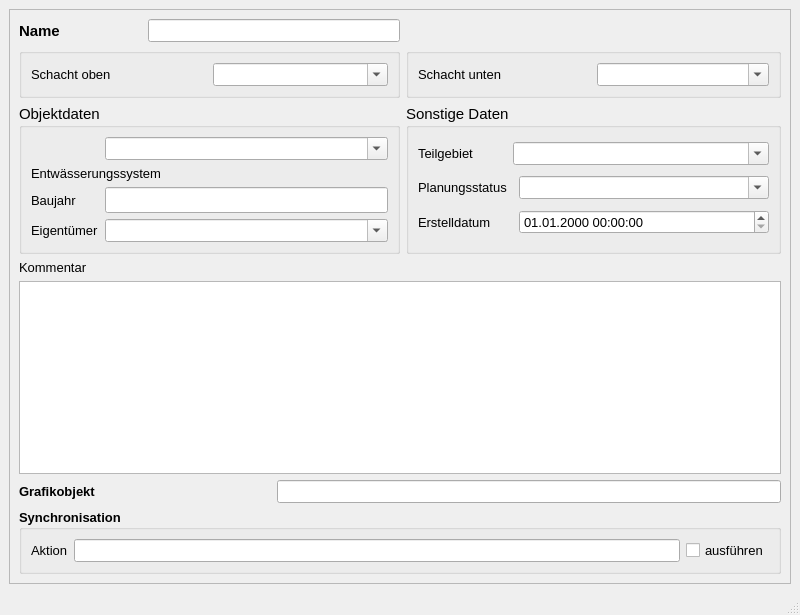
<?xml version="1.0" encoding="UTF-8"?>
<ui version="4.0">
 <class>MainWindow</class>
 <widget class="QMainWindow" name="MainWindow">
  <property name="geometry">
   <rect>
    <x>0</x>
    <y>0</y>
    <width>800</width>
    <height>615</height>
   </rect>
  </property>
  <property name="minimumSize">
   <size>
    <width>680</width>
    <height>520</height>
   </size>
  </property>
  <property name="font">
   <font>
    <family>Tahoma</family>
    <pointsize>10</pointsize>
   </font>
  </property>
  <property name="windowTitle">
   <string>Pumpe</string>
  </property>
  <widget class="QWidget" name="centralwidget">
   <layout class="QGridLayout" name="gridLayout">
    <item row="0" column="0">
     <widget class="QScrollArea" name="scrollArea">
      <property name="widgetResizable">
       <bool>true</bool>
      </property>
      <widget class="QWidget" name="scrollAreaWidgetContents">
       <property name="geometry">
        <rect>
         <x>0</x>
         <y>0</y>
         <width>776</width>
         <height>538</height>
        </rect>
       </property>
       <layout class="QGridLayout" name="gridLayout_2">
        <item row="0" column="0">
         <widget class="QLabel" name="label">
          <property name="font">
           <font>
            <family>Tahoma</family>
            <pointsize>11</pointsize>
            <weight>75</weight>
            <bold>true</bold>
           </font>
          </property>
          <property name="text">
           <string>Name</string>
          </property>
         </widget>
        </item>
        <item row="0" column="1" colspan="2">
         <widget class="QLineEdit" name="haltnam">
          <property name="toolTip">
           <string>&lt;html&gt;&lt;head/&gt;&lt;body&gt;&lt;p&gt;Eindeutige Bezeichnung&lt;/p&gt;&lt;/body&gt;&lt;/html&gt;</string>
          </property>
          <property name="statusTip">
           <string>Eindeutige Bezeichnung</string>
          </property>
         </widget>
        </item>
        <item row="1" column="0" colspan="3">
         <widget class="QGroupBox" name="groupBox">
          <property name="font">
           <font>
            <family>Tahoma</family>
            <pointsize>11</pointsize>
           </font>
          </property>
          <property name="title">
           <string/>
          </property>
          <layout class="QGridLayout" name="gridLayout_3">
           <item row="0" column="0">
            <widget class="QLabel" name="label_3">
             <property name="font">
              <font>
               <family>Tahoma</family>
               <pointsize>10</pointsize>
              </font>
             </property>
             <property name="text">
              <string>Schacht oben</string>
             </property>
            </widget>
           </item>
           <item row="0" column="1">
            <widget class="QComboBox" name="schoben">
             <property name="font">
              <font>
               <family>Tahoma</family>
               <pointsize>10</pointsize>
              </font>
             </property>
             <property name="toolTip">
              <string>&lt;html&gt;&lt;head/&gt;&lt;body&gt;&lt;p&gt;&lt;span style=&quot; font-family:'Calibri','sans-serif';&quot;&gt;Name des oberen Schachts&lt;/span&gt;&lt;/p&gt;&lt;/body&gt;&lt;/html&gt;</string>
             </property>
             <property name="statusTip">
              <string>Name des oberen Schachts</string>
             </property>
             <property name="editable">
              <bool>true</bool>
             </property>
            </widget>
           </item>
          </layout>
         </widget>
        </item>
        <item row="1" column="3">
         <widget class="QGroupBox" name="groupBox_4">
          <property name="font">
           <font>
            <family>Tahoma</family>
            <pointsize>11</pointsize>
           </font>
          </property>
          <property name="title">
           <string/>
          </property>
          <layout class="QGridLayout" name="gridLayout_4">
           <item row="0" column="0">
            <widget class="QLabel" name="label_9">
             <property name="font">
              <font>
               <family>Tahoma</family>
               <pointsize>10</pointsize>
              </font>
             </property>
             <property name="text">
              <string>Schacht unten</string>
             </property>
            </widget>
           </item>
           <item row="0" column="1">
            <widget class="QComboBox" name="schunten">
             <property name="font">
              <font>
               <family>Tahoma</family>
               <pointsize>10</pointsize>
              </font>
             </property>
             <property name="toolTip">
              <string>&lt;html&gt;&lt;head/&gt;&lt;body&gt;&lt;p&gt;&lt;span style=&quot; font-family:'Calibri','sans-serif';&quot;&gt;Name des unteren Schachts&lt;/span&gt;&lt;/p&gt;&lt;/body&gt;&lt;/html&gt;</string>
             </property>
             <property name="statusTip">
              <string>Name des unteren Schachts</string>
             </property>
             <property name="editable">
              <bool>true</bool>
             </property>
            </widget>
           </item>
          </layout>
         </widget>
        </item>
        <item row="2" column="0" colspan="3">
         <widget class="QGroupBox" name="groupBox_2">
          <property name="font">
           <font>
            <family>Tahoma</family>
            <pointsize>11</pointsize>
           </font>
          </property>
          <property name="title">
           <string>Objektdaten</string>
          </property>
          <layout class="QGridLayout" name="gridLayout_5">
           <item row="0" column="1">
            <widget class="QComboBox" name="entwart">
             <property name="font">
              <font>
               <family>Tahoma</family>
               <pointsize>10</pointsize>
              </font>
             </property>
             <property name="toolTip">
              <string>&lt;html&gt;&lt;head/&gt;&lt;body&gt;&lt;p&gt;vorh. Entwässerungssystem (z.B. Mischwasser, Regenwasser etc.)&lt;/p&gt;&lt;/body&gt;&lt;/html&gt;</string>
             </property>
             <property name="statusTip">
              <string>vorh. Entwässerungssystem (z.B. Mischwasser, Regenwasser etc.)</string>
             </property>
             <property name="editable">
              <bool>true</bool>
             </property>
            </widget>
           </item>
           <item row="1" column="0" colspan="2">
            <widget class="QLabel" name="label_51">
             <property name="font">
              <font>
               <family>Tahoma</family>
               <pointsize>10</pointsize>
              </font>
             </property>
             <property name="text">
              <string>Entwässerungssystem</string>
             </property>
            </widget>
           </item>
           <item row="2" column="0">
            <widget class="QLabel" name="label_18">
             <property name="font">
              <font>
               <family>Tahoma</family>
               <pointsize>10</pointsize>
              </font>
             </property>
             <property name="text">
              <string>Baujahr</string>
             </property>
            </widget>
           </item>
           <item row="2" column="1">
            <widget class="QLineEdit" name="baujahr">
             <property name="toolTip">
              <string/>
             </property>
             <property name="statusTip">
              <string/>
             </property>
            </widget>
           </item>
           <item row="3" column="0">
            <widget class="QLabel" name="label_19">
             <property name="font">
              <font>
               <family>Tahoma</family>
               <pointsize>10</pointsize>
              </font>
             </property>
             <property name="text">
              <string>Eigentümer</string>
             </property>
            </widget>
           </item>
           <item row="3" column="1">
            <widget class="QComboBox" name="simstatus_2">
             <property name="font">
              <font>
               <family>Tahoma</family>
               <pointsize>10</pointsize>
              </font>
             </property>
             <property name="toolTip">
              <string/>
             </property>
             <property name="statusTip">
              <string/>
             </property>
             <property name="editable">
              <bool>true</bool>
             </property>
            </widget>
           </item>
          </layout>
         </widget>
        </item>
        <item row="2" column="3">
         <widget class="QGroupBox" name="groupBox_3">
          <property name="font">
           <font>
            <family>Tahoma</family>
            <pointsize>11</pointsize>
           </font>
          </property>
          <property name="title">
           <string>Sonstige Daten</string>
          </property>
          <layout class="QGridLayout" name="gridLayout_6">
           <item row="0" column="0">
            <widget class="QLabel" name="label_11">
             <property name="font">
              <font>
               <family>Tahoma</family>
               <pointsize>10</pointsize>
              </font>
             </property>
             <property name="text">
              <string>Teilgebiet</string>
             </property>
             <property name="buddy">
              <cstring>simstatus</cstring>
             </property>
            </widget>
           </item>
           <item row="0" column="1" colspan="2">
            <widget class="QComboBox" name="teilgebiet">
             <property name="font">
              <font>
               <family>Tahoma</family>
               <pointsize>10</pointsize>
              </font>
             </property>
             <property name="toolTip">
              <string>&lt;html&gt;&lt;head/&gt;&lt;body&gt;&lt;p&gt;Zuordnung zu definiertem Teilgebiet&lt;/p&gt;&lt;/body&gt;&lt;/html&gt;</string>
             </property>
             <property name="statusTip">
              <string>Zuordnung zu definiertem Teilgebiet</string>
             </property>
             <property name="editable">
              <bool>true</bool>
             </property>
            </widget>
           </item>
           <item row="1" column="0">
            <widget class="QLabel" name="label_10">
             <property name="font">
              <font>
               <family>Tahoma</family>
               <pointsize>10</pointsize>
              </font>
             </property>
             <property name="text">
              <string>Planungsstatus</string>
             </property>
             <property name="buddy">
              <cstring>simstatus</cstring>
             </property>
            </widget>
           </item>
           <item row="1" column="2">
            <widget class="QComboBox" name="simstatus">
             <property name="font">
              <font>
               <family>Tahoma</family>
               <pointsize>10</pointsize>
              </font>
             </property>
             <property name="toolTip">
              <string>&lt;html&gt;&lt;head/&gt;&lt;body&gt;&lt;p&gt;&lt;span style=&quot; font-family:'Calibri','sans-serif';&quot;&gt;aktueller Status (z.B. vorhanden, in Planung etc.)&lt;/span&gt;&lt;/p&gt;&lt;/body&gt;&lt;/html&gt;</string>
             </property>
             <property name="statusTip">
              <string>aktueller Status (z.B. vorhanden, in Planung etc.)</string>
             </property>
             <property name="editable">
              <bool>true</bool>
             </property>
            </widget>
           </item>
           <item row="2" column="0" colspan="2">
            <widget class="QLabel" name="label_71">
             <property name="font">
              <font>
               <family>Tahoma</family>
               <pointsize>10</pointsize>
              </font>
             </property>
             <property name="text">
              <string>Erstelldatum</string>
             </property>
            </widget>
           </item>
           <item row="2" column="2">
            <widget class="QgsDateTimeEdit" name="createdat">
             <property name="minimumSize">
              <size>
               <width>250</width>
               <height>0</height>
              </size>
             </property>
             <property name="font">
              <font>
               <family>Tahoma</family>
               <pointsize>10</pointsize>
              </font>
             </property>
             <property name="toolTip">
              <string>&lt;html&gt;&lt;head/&gt;&lt;body&gt;&lt;p&gt;Erstelldatum&lt;/p&gt;&lt;/body&gt;&lt;/html&gt;</string>
             </property>
             <property name="statusTip">
              <string>Erstelldatum</string>
             </property>
             <property name="currentSection">
              <enum>QDateTimeEdit::DaySection</enum>
             </property>
             <property name="displayFormat">
              <string>dd.MM.yyyy HH:mm:ss</string>
             </property>
            </widget>
           </item>
          </layout>
         </widget>
        </item>
        <item row="3" column="0" colspan="2">
         <widget class="QLabel" name="label_22">
          <property name="font">
           <font>
            <family>Tahoma</family>
            <pointsize>10</pointsize>
           </font>
          </property>
          <property name="text">
           <string>Kommentar</string>
          </property>
         </widget>
        </item>
        <item row="4" column="0" colspan="4">
         <widget class="QTextEdit" name="kommentar">
          <property name="font">
           <font>
            <family>Tahoma</family>
            <pointsize>10</pointsize>
           </font>
          </property>
          <property name="toolTip">
           <string>&lt;html&gt;&lt;head/&gt;&lt;body&gt;&lt;p&gt;Platz für zusätzliche Kommentare&lt;/p&gt;&lt;/body&gt;&lt;/html&gt;</string>
          </property>
          <property name="statusTip">
           <string>Platz für zusätzliche Kommentare</string>
          </property>
         </widget>
        </item>
        <item row="5" column="0" colspan="2">
         <widget class="QLabel" name="label_21">
          <property name="font">
           <font>
            <family>Tahoma</family>
            <pointsize>10</pointsize>
            <weight>75</weight>
            <bold>true</bold>
           </font>
          </property>
          <property name="text">
           <string>Grafikobjekt</string>
          </property>
         </widget>
        </item>
        <item row="5" column="2" colspan="2">
         <widget class="QLineEdit" name="objekt">
          <property name="toolTip">
           <string>&lt;html&gt;&lt;head/&gt;&lt;body&gt;&lt;p&gt;Textbeschreibung (WKT) des Grafikobjekts&lt;/p&gt;&lt;/body&gt;&lt;/html&gt;</string>
          </property>
          <property name="statusTip">
           <string>Textbeschreibung des Grafikobjekts</string>
          </property>
         </widget>
        </item>
        <item row="6" column="0" colspan="4">
         <widget class="QGroupBox" name="groupBox_sync">
          <property name="font">
           <font>
            <family>Tahoma</family>
            <pointsize>10</pointsize>
            <weight>75</weight>
            <bold>true</bold>
           </font>
          </property>
          <property name="title">
           <string>Synchronisation</string>
          </property>
          <layout class="QGridLayout" name="gridLayout_7">
           <item row="0" column="0">
            <widget class="QLabel" name="label_20">
             <property name="font">
              <font>
               <family>Tahoma</family>
               <pointsize>10</pointsize>
               <weight>50</weight>
               <bold>false</bold>
              </font>
             </property>
             <property name="text">
              <string>Aktion</string>
             </property>
            </widget>
           </item>
           <item row="0" column="1">
            <widget class="QLineEdit" name="aktion">
             <property name="toolTip">
              <string>&lt;html&gt;&lt;head/&gt;&lt;body&gt;&lt;p&gt;Maßnahme zur Synchronisation&lt;/p&gt;&lt;/body&gt;&lt;/html&gt;</string>
             </property>
             <property name="statusTip">
              <string>Maßnahme zur Synchronisation</string>
             </property>
            </widget>
           </item>
           <item row="0" column="2">
            <widget class="QCheckBox" name="status">
             <property name="font">
              <font>
               <family>Tahoma</family>
               <pointsize>10</pointsize>
               <weight>50</weight>
               <bold>false</bold>
              </font>
             </property>
             <property name="toolTip">
              <string>Synchronisation aktivieren</string>
             </property>
             <property name="statusTip">
              <string>Synchronisation aktivieren</string>
             </property>
             <property name="text">
              <string>ausführen</string>
             </property>
            </widget>
           </item>
          </layout>
         </widget>
        </item>
       </layout>
      </widget>
     </widget>
    </item>
   </layout>
  </widget>
  <widget class="QMenuBar" name="menubar">
   <property name="geometry">
    <rect>
     <x>0</x>
     <y>0</y>
     <width>800</width>
     <height>27</height>
    </rect>
   </property>
  </widget>
  <widget class="QStatusBar" name="statusbar"/>
 </widget>
 <customwidgets>
  <customwidget>
   <class>QgsDateTimeEdit</class>
   <extends>QDateTimeEdit</extends>
   <header>qgsdatetimeedit.h</header>
  </customwidget>
 </customwidgets>
 <resources/>
 <connections/>
</ui>
